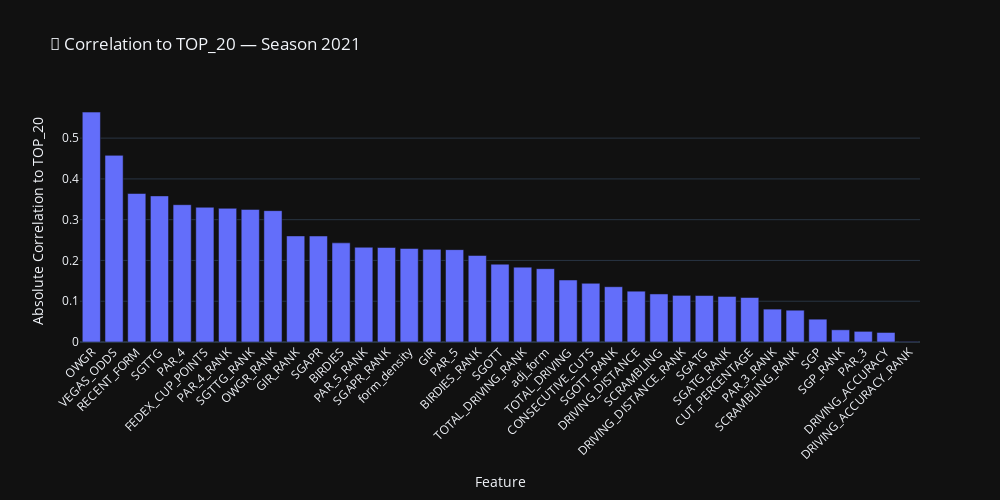
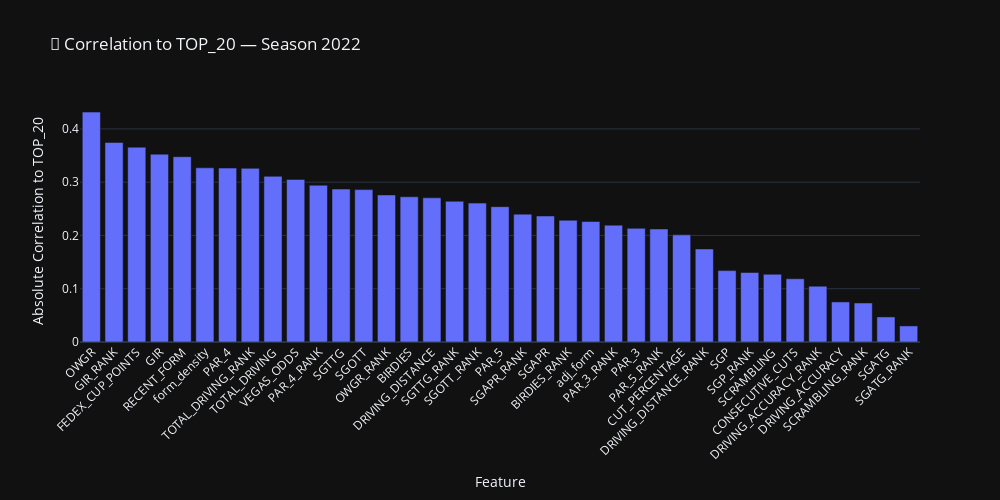
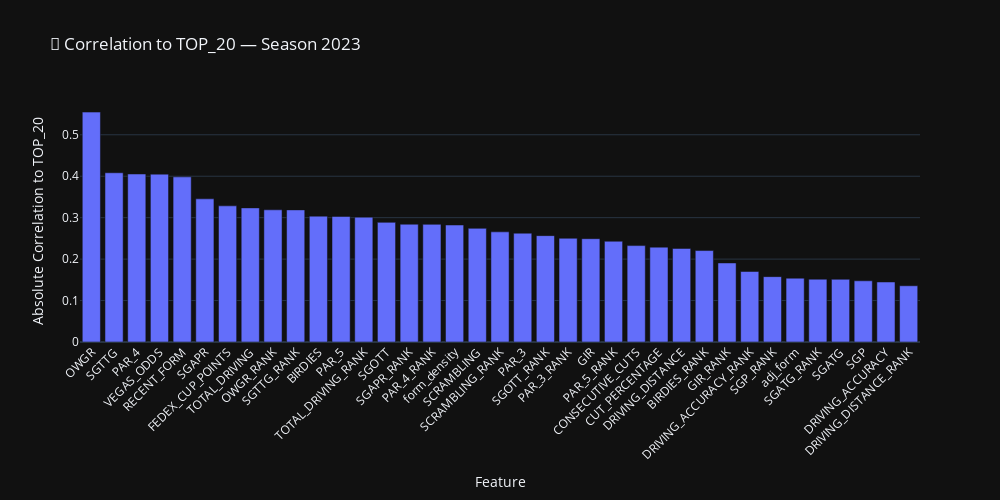
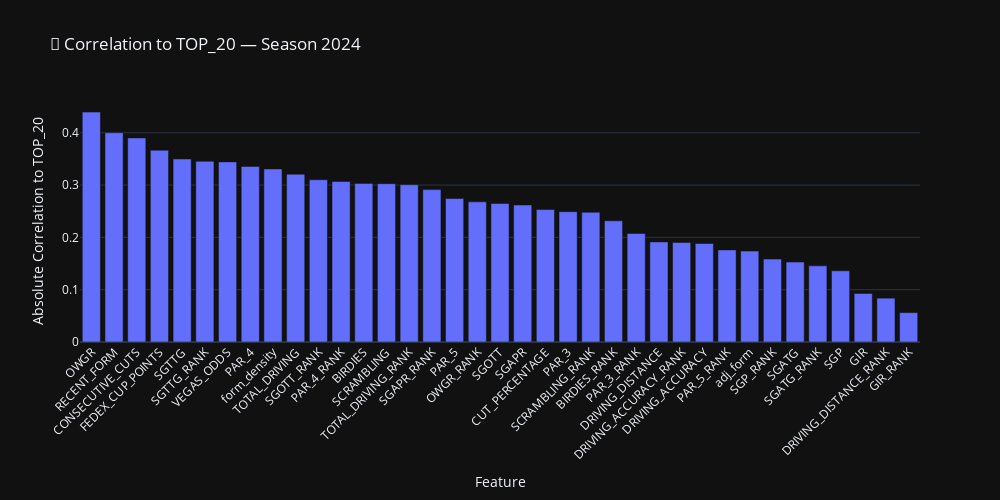

Source (notebook cell) for these figures, in order:
### Markdown cell above
## Correlations
**Last 4 Years**

### Code cell
import plotly.express as px

# Get the 4 most recent seasons (or fewer if not available)
available_seasons = sorted(training_df["SEASON"].unique())[-4:]

# Dictionary to store correlation results
correlation_frames = {}

# Calculate correlations for each season
for season in available_seasons:
    df = training_df[training_df["SEASON"] == season].copy()

    # Numeric features only, drop final result
    numeric = df.select_dtypes(include=["float64", "int64"]).drop(columns=["FINAL_POS", "SEASON"], errors="ignore")

    # Skip if TOP_20 is not present
    if "TOP_20" not in numeric.columns:
        continue

    # Correlation with TOP_20
    cor = numeric.corr().abs()["TOP_20"].drop("TOP_20", errors="ignore").sort_values(ascending=False)
    cor_df = cor.reset_index()
    cor_df.columns = ["Feature", "Correlation"]
    correlation_frames[season] = cor_df

# Plot one bar chart per season
for season, cor_df in correlation_frames.items():
    fig = px.bar(
        cor_df,
        x="Feature",
        y="Correlation",
        title=f"🔎 Correlation to TOP_20 — Season {int(season)}",
        height=500,
        width=1000
    )

    fig.update_layout(
        xaxis_title="Feature",
        yaxis_title="Absolute Correlation to TOP_20",
        template="plotly_dark",
        xaxis_tickangle=-45
    )

    fig.show()

### Figure 1 — Plotly figure (JSON) as saved in the notebook; plotly's stock layout.template omitted (floating-point values rounded to 4 significant figures)
{"data": [{"hovertemplate": "Feature=%{x}<br>Correlation=%{y}<extra></extra>", "legendgroup": "", "marker": {"color": "#636efa", "pattern": {"shape": ""}}, "name": "", "orientation": "v", "showlegend": false, "textposition": "auto", "type": "bar", "x": ["OWGR", "VEGAS_ODDS", "RECENT_FORM", "SGTTG", "PAR_4", "FEDEX_CUP_POINTS", "PAR_4_RANK", "SGTTG_RANK", "OWGR_RANK", "GIR_RANK", "SGAPR", "BIRDIES", "PAR_5_RANK", "SGAPR_RANK", "form_density", "GIR", "PAR_5", "BIRDIES_RANK", "SGOTT", "TOTAL_DRIVING_RANK", "adj_form", "TOTAL_DRIVING", "CONSECUTIVE_CUTS", "SGOTT_RANK", "DRIVING_DISTANCE", "SCRAMBLING", "DRIVING_DISTANCE_RANK", "SGATG", "SGATG_RANK", "CUT_PERCENTAGE", "PAR_3_RANK", "SCRAMBLING_RANK", "SGP", "SGP_RANK", "PAR_3", "DRIVING_ACCURACY", "DRIVING_ACCURACY_RANK"], "xaxis": "x", "y": [0.5638, 0.4578, 0.3642, 0.3584, 0.3368, 0.3304, 0.3279, 0.3253, 0.3221, 0.2602, 0.2601, 0.2431, 0.2324, 0.2318, 0.2295, 0.2272, 0.2265, 0.2122, 0.1909, 0.1836, 0.1798, 0.1521, 0.144, 0.1356, 0.1246, 0.1179, 0.1143, 0.114, 0.1117, 0.1091, 0.08066, 0.07799, 0.05596, 0.0299, 0.02612, 0.02336, 0.001092], "yaxis": "y"}], "layout": {"barmode": "relative", "height": 500, "legend": {"tracegroupgap": 0}, "title": {"text": "🔎 Correlation to TOP_20 — Season 2021"}, "width": 1000, "xaxis": {"anchor": "y", "domain": [0, 1], "tickangle": -45, "title": {"text": "Feature"}}, "yaxis": {"anchor": "x", "domain": [0, 1], "title": {"text": "Absolute Correlation to TOP_20"}}}}

### Figure 2 — Plotly figure (JSON) as saved in the notebook; plotly's stock layout.template omitted (floating-point values rounded to 4 significant figures)
{"data": [{"hovertemplate": "Feature=%{x}<br>Correlation=%{y}<extra></extra>", "legendgroup": "", "marker": {"color": "#636efa", "pattern": {"shape": ""}}, "name": "", "orientation": "v", "showlegend": false, "textposition": "auto", "type": "bar", "x": ["OWGR", "GIR_RANK", "FEDEX_CUP_POINTS", "GIR", "RECENT_FORM", "form_density", "PAR_4", "TOTAL_DRIVING_RANK", "TOTAL_DRIVING", "VEGAS_ODDS", "PAR_4_RANK", "SGTTG", "SGOTT", "OWGR_RANK", "BIRDIES", "DRIVING_DISTANCE", "SGTTG_RANK", "SGOTT_RANK", "PAR_5", "SGAPR_RANK", "SGAPR", "BIRDIES_RANK", "adj_form", "PAR_3_RANK", "PAR_3", "PAR_5_RANK", "CUT_PERCENTAGE", "DRIVING_DISTANCE_RANK", "SGP", "SGP_RANK", "SCRAMBLING", "CONSECUTIVE_CUTS", "DRIVING_ACCURACY_RANK", "DRIVING_ACCURACY", "SCRAMBLING_RANK", "SGATG", "SGATG_RANK"], "xaxis": "x", "y": [0.4315, 0.3744, 0.3657, 0.3525, 0.3478, 0.3269, 0.3265, 0.326, 0.311, 0.3051, 0.2942, 0.2871, 0.286, 0.276, 0.2726, 0.2706, 0.2641, 0.2607, 0.254, 0.24, 0.2365, 0.2284, 0.2261, 0.2194, 0.2133, 0.2122, 0.2011, 0.1746, 0.134, 0.1305, 0.1271, 0.1187, 0.1047, 0.07518, 0.07319, 0.04706, 0.03015], "yaxis": "y"}], "layout": {"barmode": "relative", "height": 500, "legend": {"tracegroupgap": 0}, "title": {"text": "🔎 Correlation to TOP_20 — Season 2022"}, "width": 1000, "xaxis": {"anchor": "y", "domain": [0, 1], "tickangle": -45, "title": {"text": "Feature"}}, "yaxis": {"anchor": "x", "domain": [0, 1], "title": {"text": "Absolute Correlation to TOP_20"}}}}

### Figure 3 — Plotly figure (JSON) as saved in the notebook; plotly's stock layout.template omitted (floating-point values rounded to 4 significant figures)
{"data": [{"hovertemplate": "Feature=%{x}<br>Correlation=%{y}<extra></extra>", "legendgroup": "", "marker": {"color": "#636efa", "pattern": {"shape": ""}}, "name": "", "orientation": "v", "showlegend": false, "textposition": "auto", "type": "bar", "x": ["OWGR", "SGTTG", "PAR_4", "VEGAS_ODDS", "RECENT_FORM", "SGAPR", "FEDEX_CUP_POINTS", "TOTAL_DRIVING", "OWGR_RANK", "SGTTG_RANK", "BIRDIES", "PAR_5", "TOTAL_DRIVING_RANK", "SGOTT", "SGAPR_RANK", "PAR_4_RANK", "form_density", "SCRAMBLING", "SCRAMBLING_RANK", "PAR_3", "SGOTT_RANK", "PAR_3_RANK", "GIR", "PAR_5_RANK", "CONSECUTIVE_CUTS", "CUT_PERCENTAGE", "DRIVING_DISTANCE", "BIRDIES_RANK", "GIR_RANK", "DRIVING_ACCURACY_RANK", "SGP_RANK", "adj_form", "SGATG_RANK", "SGATG", "SGP", "DRIVING_ACCURACY", "DRIVING_DISTANCE_RANK"], "xaxis": "x", "y": [0.5547, 0.4083, 0.4053, 0.405, 0.3984, 0.3454, 0.3285, 0.3236, 0.3189, 0.3187, 0.3036, 0.303, 0.3011, 0.2886, 0.2842, 0.2839, 0.2822, 0.2742, 0.2658, 0.2625, 0.2567, 0.2502, 0.2493, 0.2431, 0.2326, 0.2288, 0.2258, 0.2206, 0.1908, 0.1701, 0.1577, 0.154, 0.1515, 0.1513, 0.1476, 0.1448, 0.1357], "yaxis": "y"}], "layout": {"barmode": "relative", "height": 500, "legend": {"tracegroupgap": 0}, "title": {"text": "🔎 Correlation to TOP_20 — Season 2023"}, "width": 1000, "xaxis": {"anchor": "y", "domain": [0, 1], "tickangle": -45, "title": {"text": "Feature"}}, "yaxis": {"anchor": "x", "domain": [0, 1], "title": {"text": "Absolute Correlation to TOP_20"}}}}

### Figure 4 — Plotly figure (JSON) as saved in the notebook; plotly's stock layout.template omitted (floating-point values rounded to 4 significant figures)
{"data": [{"hovertemplate": "Feature=%{x}<br>Correlation=%{y}<extra></extra>", "legendgroup": "", "marker": {"color": "#636efa", "pattern": {"shape": ""}}, "name": "", "orientation": "v", "showlegend": false, "textposition": "auto", "type": "bar", "x": ["OWGR", "RECENT_FORM", "CONSECUTIVE_CUTS", "FEDEX_CUP_POINTS", "SGTTG", "SGTTG_RANK", "VEGAS_ODDS", "PAR_4", "form_density", "TOTAL_DRIVING", "SGOTT_RANK", "PAR_4_RANK", "BIRDIES", "SCRAMBLING", "TOTAL_DRIVING_RANK", "SGAPR_RANK", "PAR_5", "OWGR_RANK", "SGOTT", "SGAPR", "CUT_PERCENTAGE", "PAR_3", "SCRAMBLING_RANK", "BIRDIES_RANK", "PAR_3_RANK", "DRIVING_DISTANCE", "DRIVING_ACCURACY_RANK", "DRIVING_ACCURACY", "PAR_5_RANK", "adj_form", "SGP_RANK", "SGATG", "SGATG_RANK", "SGP", "GIR", "DRIVING_DISTANCE_RANK", "GIR_RANK"], "xaxis": "x", "y": [0.4395, 0.4, 0.3901, 0.3666, 0.3498, 0.3454, 0.3443, 0.3357, 0.3309, 0.3207, 0.3102, 0.3068, 0.3032, 0.3027, 0.3008, 0.2913, 0.2744, 0.2679, 0.2648, 0.2619, 0.2532, 0.2492, 0.2479, 0.2317, 0.2075, 0.1913, 0.1903, 0.1883, 0.176, 0.1737, 0.1585, 0.1528, 0.1455, 0.1361, 0.09277, 0.08379, 0.05613], "yaxis": "y"}], "layout": {"barmode": "relative", "height": 500, "legend": {"tracegroupgap": 0}, "title": {"text": "🔎 Correlation to TOP_20 — Season 2024"}, "width": 1000, "xaxis": {"anchor": "y", "domain": [0, 1], "tickangle": -45, "title": {"text": "Feature"}}, "yaxis": {"anchor": "x", "domain": [0, 1], "title": {"text": "Absolute Correlation to TOP_20"}}}}
